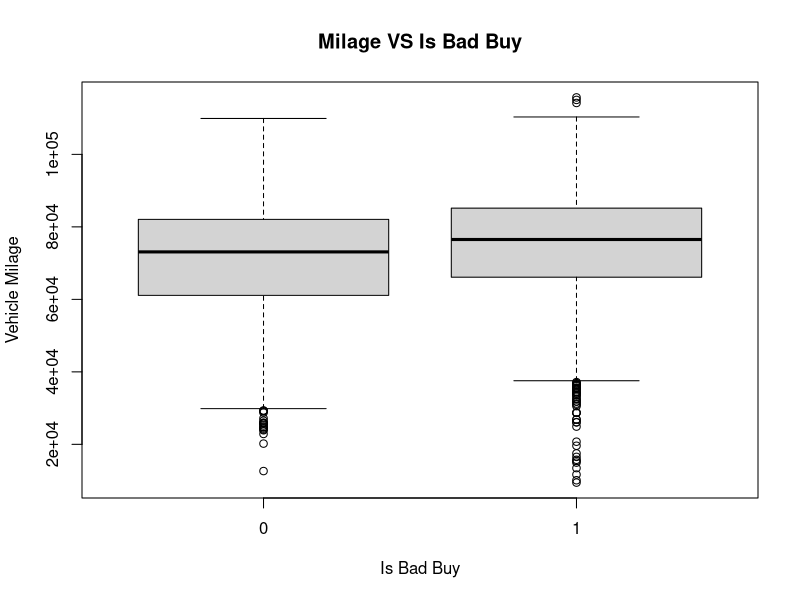
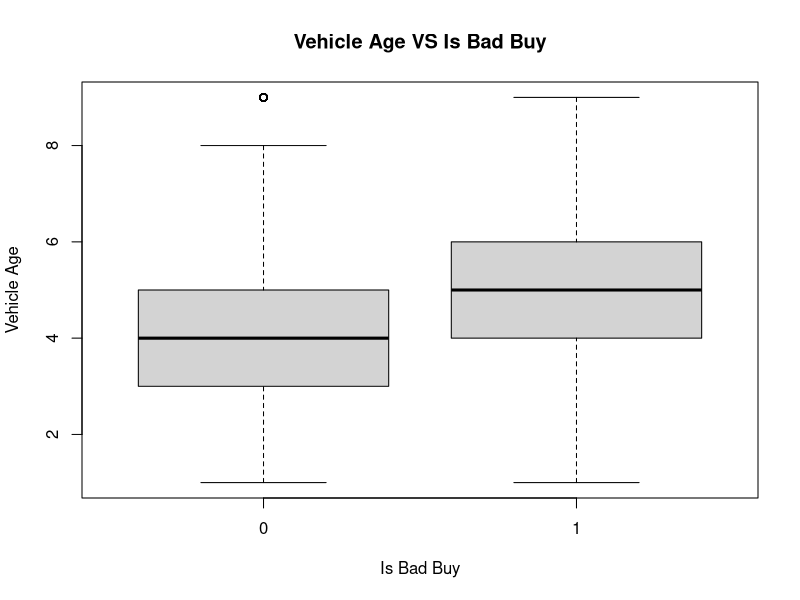

Source code (R) for these figures, in order: (Note: this script raises an error after producing the figures.)
## ---- chunk 1
  knitr::opts_chunk$set(echo = TRUE)
  library(tidyverse)
  set.seed(1)
## ---- chunk 2
car = read_csv("car_data.csv")  #read the car_data dataset in R
names(car)                       #variables used in dataset
## ---- chunk 3
age_mean <- car %>%
  summarise(mean_age = mean(VehicleAge))
## ---- chunk 4
#Boxplots of VehOdo VS IsBadGuy
VehOdo_boxplot=boxplot(car$VehOdo~car$IsBadBuy,main="Milage VS Is Bad Buy",
xlab="Is Bad Buy", ylab="Vehicle Milage")
## ---- chunk 5
#Boxplots of VehicleAge VS IsBadGuy
VehicleAge_boxplot=boxplot(car$VehicleAge~car$IsBadBuy,main="Vehicle Age VS Is Bad Buy",xlab="Is Bad Buy",ylab="Vehicle Age")
## ---- chunk 6
table(car$Make, car$IsBadBuy)
## ---- chunk 7
car = car %>%
  mutate(MilesPerYear = VehOdo/VehicleAge)

car = car %>% 
  mutate(MPYind = ifelse(MilesPerYear > median(MilesPerYear), 1, 0), # When the miles per year is above the median, the variable MPYind should be marked as 1, otherwise 0.
         VehType = case_when(Size %in% c("LARGE SUV", "MEDIUM SUV","SMALL SUV") ~ "SUV", 
                             Size %in% c("LARGE TRUCK", "MEDIUM TRUCK","SMALL TRUCK") ~ "Truck",
                             Size %in% c("VAN", "CROSSOVER", "LARGE", "MEDIUM") ~ "Regular",
                             Size %in% c("COMPACT", "SPECIALTY", "SPORTS") ~ "Small"),
                            Price0 = ifelse(MMRAcquisitionRetailAveragePrice == 0 | MMRAcquisitionAuctionAveragePrice == 0, 1, 0))
## ---- chunk 8
car_clean = car %>%
  mutate(MMRAcquisitionAuctionAveragePrice =ifelse(MMRAcquisitionAuctionAveragePrice == 0, NA, MMRAcquisitionAuctionAveragePrice),
         MMRAcquisitionRetailAveragePrice = ifelse(MMRAcquisitionRetailAveragePrice == 0, NA, MMRAcquisitionRetailAveragePrice)) %>%
  group_by(Make) %>%
         mutate(MMRAcquisitionAuctionAveragePrice = ifelse(is.na(MMRAcquisitionAuctionAveragePrice), mean(MMRAcquisitionAuctionAveragePrice, na.rm = TRUE), MMRAcquisitionAuctionAveragePrice)) %>%  #when the value for MMRAcquisitionAuctionAveragePrice is NA, replace it with the average price of its make.
         mutate(MMRAcquisitionRetailAveragePrice = ifelse(is.na(MMRAcquisitionRetailAveragePrice), mean(MMRAcquisitionRetailAveragePrice, na.rm = TRUE), MMRAcquisitionRetailAveragePrice))
## ---- chunk 9
car_clean = car_clean %>%
  mutate(Auction = as.factor(Auction),
         Make = as.factor(Make),
         Color = as.factor(Color),
         WheelType = as.factor(WheelType),
         MPYind = as.factor(MPYind),
         VehType = as.factor(VehType),
         IsBadBuy = as.numeric(IsBadBuy)) #make IsBadBuy an numeric variable so it could be the dependent variable in linear regression

linreg1 = lm(data = car_clean, IsBadBuy ~ Auction + VehicleAge + Make + Color + WheelType + VehOdo + MPYind + VehType + MMRAcquisitionAuctionAveragePrice + MMRAcquisitionRetailAveragePrice)

summary(linreg1)
## ---- chunk 10
test1 = as.data.frame(car_clean)
test1 = testdata[0,] #clean the oberservations
test1 = data.frame(Auction="MANHEIM", VehicleAge=4, Make="VOLVO", Color="BLUE", WheelType="Special", VehOdo=32000,Size="COMPACT", MMRAcquisitionAuctionAveragePrice=8000,VehType="Small", MMRAcquisitionRetailAveragePrice=12000,MPYind="0") #fill in the values mentioned above to the test1
IsBadBuylinreg = predict(linreg1,test1) #using the values filled to predict if the car is a good buy.
## ---- chunk 11
logitic_model1= glm(data=car_clean, IsBadBuy ~ Auction + VehicleAge + Make + Color + WheelType + VehOdo + MPYind + VehType +MMRAcquisitionAuctionAveragePrice + MMRAcquisitionRetailAveragePrice,family="binomial")

summary(logitic_model1)
## ---- chunk 12
test2 = as.data.frame(car)
test2 = test2[0,]
test2 = data.frame(Auction="MANHEIM", VehicleAge=4, Make="VOLVO", Color="BLUE", WheelType="Special", VehOdo=32000,Size="COMPACT", MMRAcquisitionAuctionAveragePrice=8000,VehType="Small", MMRAcquisitionRetailAveragePrice=12000,MPYind="0")
IsBadBuylogreg = predict(logitic_model1, test2, type = "response")
## ---- chunk 13
set.seed(1)

train_insts = sample(nrow(car), .7*nrow(car)) #Split the data into 70% training and 30% validation sets

data_train = car[train_insts,] #assign the 70% data into training data set
data_valid = car[-train_insts,] #assign the rest into validation data set

lm2 = lm(data = data_train, IsBadBuy ~ Auction + VehicleAge + Make + Color + WheelType + VehOdo + MPYind + VehType + MMRAcquisitionAuctionAveragePrice + MMRAcquisitionRetailAveragePrice)

logitic_model2 = glm(data = data_train, IsBadBuy ~ Auction + VehicleAge + Make + Color + WheelType + VehOdo + MPYind + VehType + MMRAcquisitionAuctionAveragePrice + MMRAcquisitionRetailAveragePrice, family = "binomial")

summary(lm2)
summary(logitic_model2)
## ---- chunk 14
predictions_linear = predict(logitic_model2, newdata = data_valid)
predictions_classify = predict(logitic_model2, newdata = data_valid, type = "response")
linear_RMSE = sqrt(mean((predictions_linear - as.numeric(as.character(data_valid$IsBadBuy)))^2)) #compute the RMSE value for linear model
logistic_RMSE = sqrt(mean((predictions_classify - as.numeric(as.character(data_valid$IsBadBuy)))^2)) #compute the RMSE value for logistic model
## ---- chunk 15
classify = function(scores, cutoff){
  classifications = ifelse(scores > cutoff, 1 ,0)  # Define a function that uses scores to classify based on a cutoff c
  return(classifications)}

classification_linear = classify(predictions_linear, 0.5) #cutoff c=0.5
classification_logistic = classify(predictions_classify,0.5)
  
CM_linear = table(as.numeric(as.character(data_valid$IsBadBuy)), classification_linear)
CM_logistic = table(data_valid$IsBadBuy, classification_logistic)
  
TP_Linear = CM_linear[2,2]
FP_Linear = CM_linear[1,2]
TN_Linear = CM_linear[1,1]
FN_Linear = CM_linear[2,1]

TP_Logistic = CM_logistic[2,2]
FP_Logistic = CM_logistic[1,2]
TN_Logistic = CM_logistic[1,1]
FN_Logistic = CM_logistic[2,1]

TPR_Linear = TP_Linear/(TP_Linear + FN_Linear)
TNR_Linear = TN_Linear/(TN_Linear + FP_Linear)
TPR_Logistic = TP_Logistic/(TP_Logistic + FN_Logistic)
TNR_Logistic = TN_Logistic/(TN_Logistic + FP_Logistic)

FPR_linear = 1 - TNR_Linear
FPR_Logistic = 1 - TNR_Logistic

accuracy_linear = CM_linear[2,1]/(sum(CM_linear))
accuracy_logistic = (CM_logistic[2,2] + CM_logistic[1,1])/(sum(CM_logistic))
## ---- chunk 16
classifications_lower = classify(predictions_classify, 0.25)
classifications_higher = classify(predictions_classify, 0.75)

CM_lower = table(data_valid$IsBadBuy, classifications_lower)
CM_higher = table(data_valid$IsBadBuy, classifications_higher)

accuracy_lower = (CM_lower[2,2] + CM_lower[1,1])/(sum(CM_lower))
accuracy_higher = (CM_higher[2,2] + CM_higher[1,1])/(sum(CM_higher))

TP_Lower = CM_lower[2,2]
FP_Lower = CM_lower[1,2]
TN_Lower = CM_lower[1,1]
FN_Lower = CM_lower[2,1]

TP_Higher = CM_higher[2,2]
FP_Higher = CM_higher[1,2]
TN_Higher = CM_higher[1,1]
FN_Higher = CM_higher[2,1]

TPR_Lower = TP_Lower/(TP_Lower + FN_Lower)
TNR_Lower = TN_Lower/(TN_Lower + FP_Lower)
TPR_Higher = TP_Higher/(TP_Higher + FN_Higher)
TNR_Higher = TN_Higher/(TN_Higher + FP_Higher)

FPR_lower = 1 - TNR_Lower
FPR_Higher = 1 - TNR_Higher
